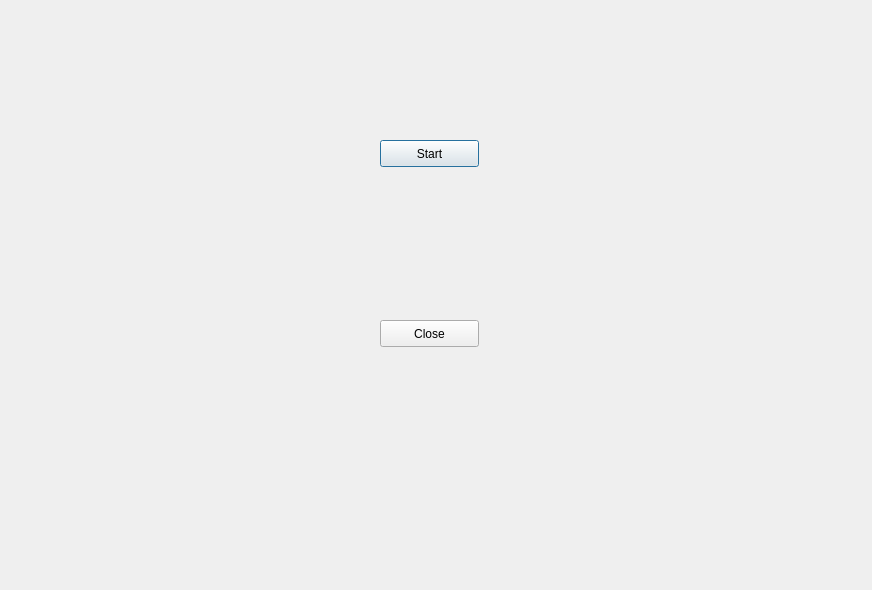
<?xml version="1.0" encoding="UTF-8"?>
<ui version="4.0">
 <class>Gameserver</class>
 <widget class="QDialog" name="Gameserver">
  <property name="enabled">
   <bool>true</bool>
  </property>
  <property name="geometry">
   <rect>
    <x>0</x>
    <y>0</y>
    <width>872</width>
    <height>590</height>
   </rect>
  </property>
  <property name="minimumSize">
   <size>
    <width>475</width>
    <height>0</height>
   </size>
  </property>
  <property name="windowTitle">
   <string>Dialog</string>
  </property>
  <widget class="QPushButton" name="Play">
   <property name="geometry">
    <rect>
     <x>380</x>
     <y>140</y>
     <width>99</width>
     <height>27</height>
    </rect>
   </property>
   <property name="layoutDirection">
    <enum>Qt::LeftToRight</enum>
   </property>
   <property name="text">
    <string>Start</string>
   </property>
  </widget>
  <widget class="QPushButton" name="Close">
   <property name="geometry">
    <rect>
     <x>380</x>
     <y>320</y>
     <width>99</width>
     <height>27</height>
    </rect>
   </property>
   <property name="text">
    <string>Close</string>
   </property>
  </widget>
 </widget>
 <resources/>
 <connections/>
</ui>
